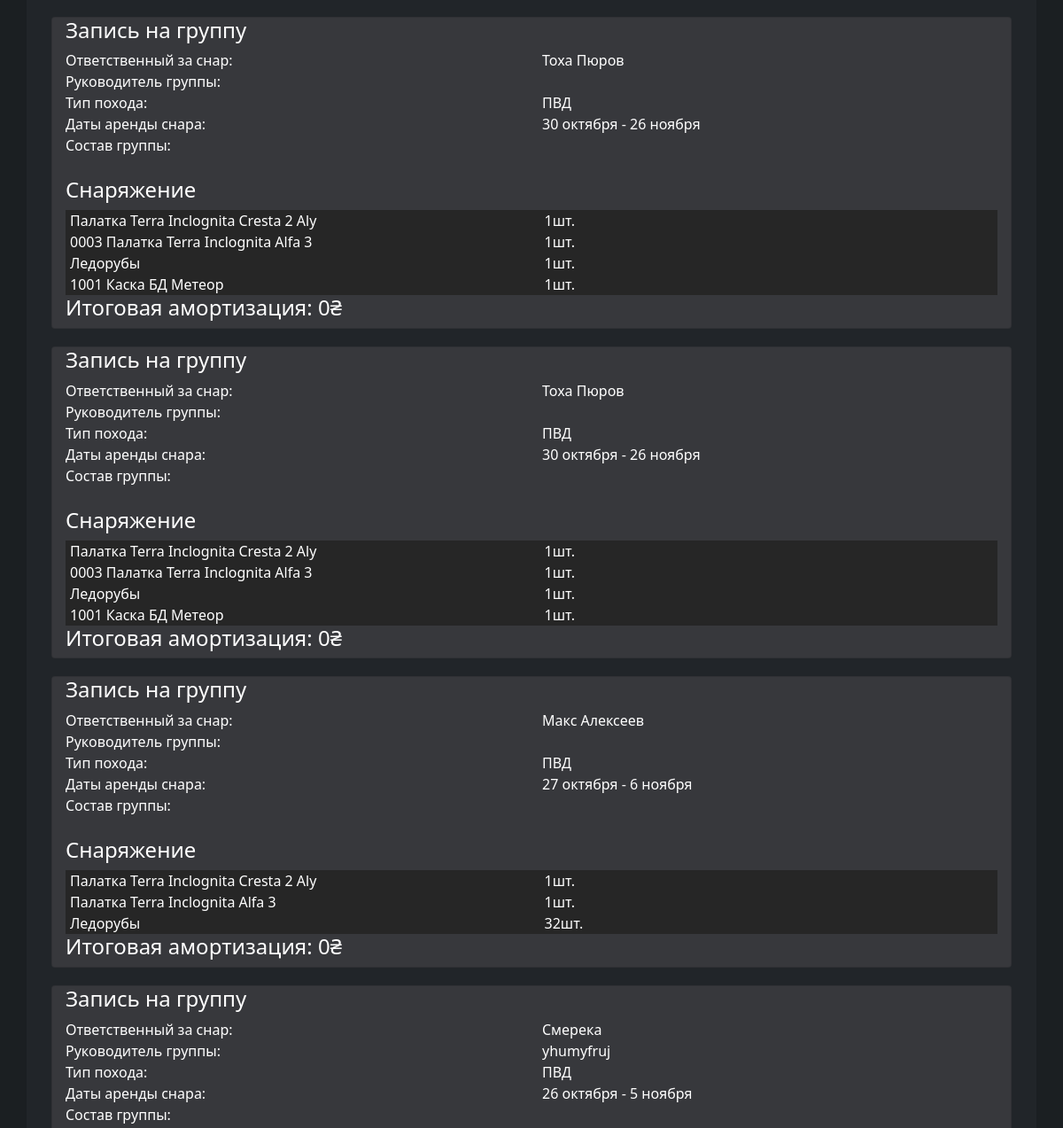
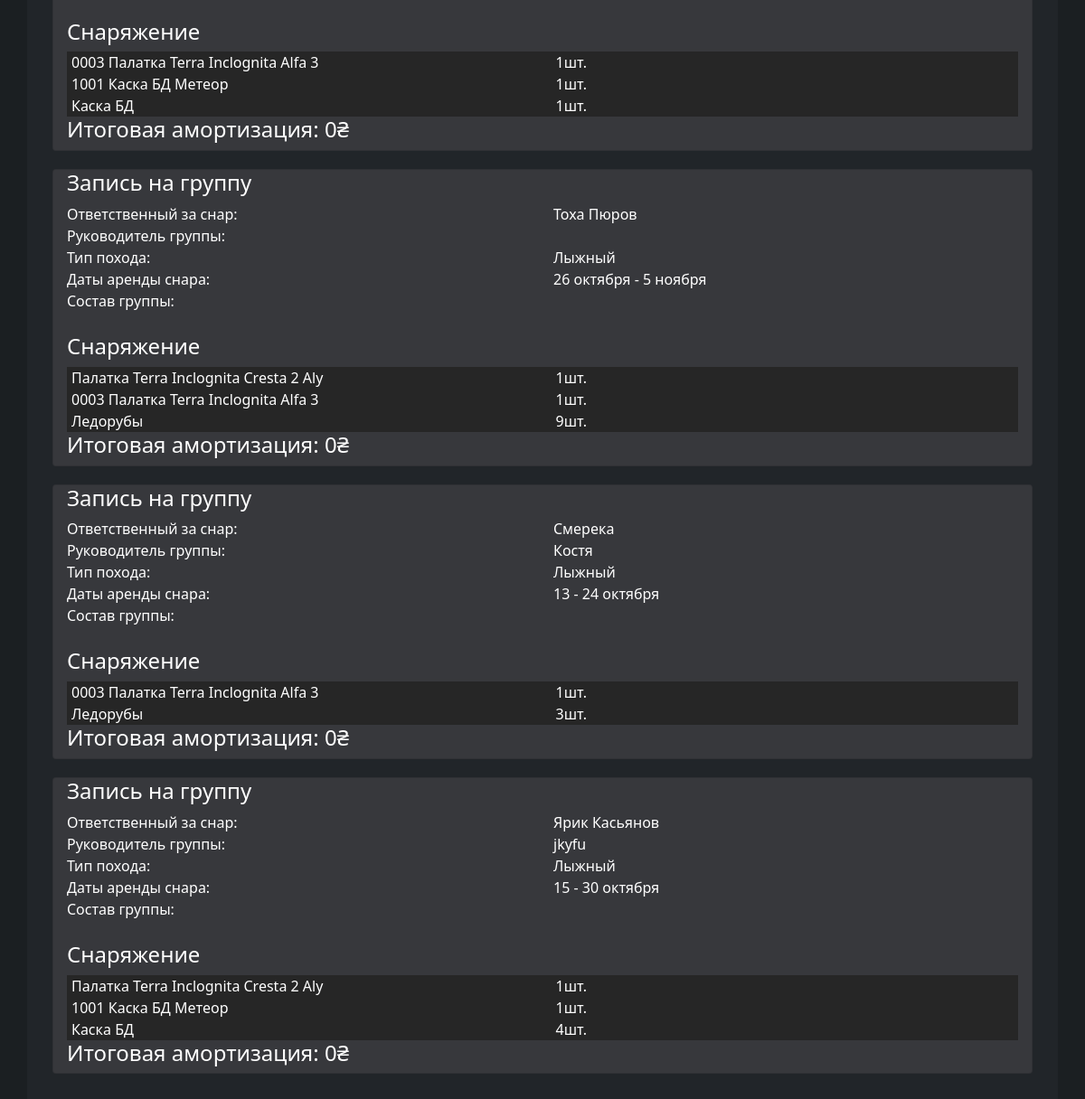
Before: / (lower part) with the older database file (2 pictures, top to bottom).
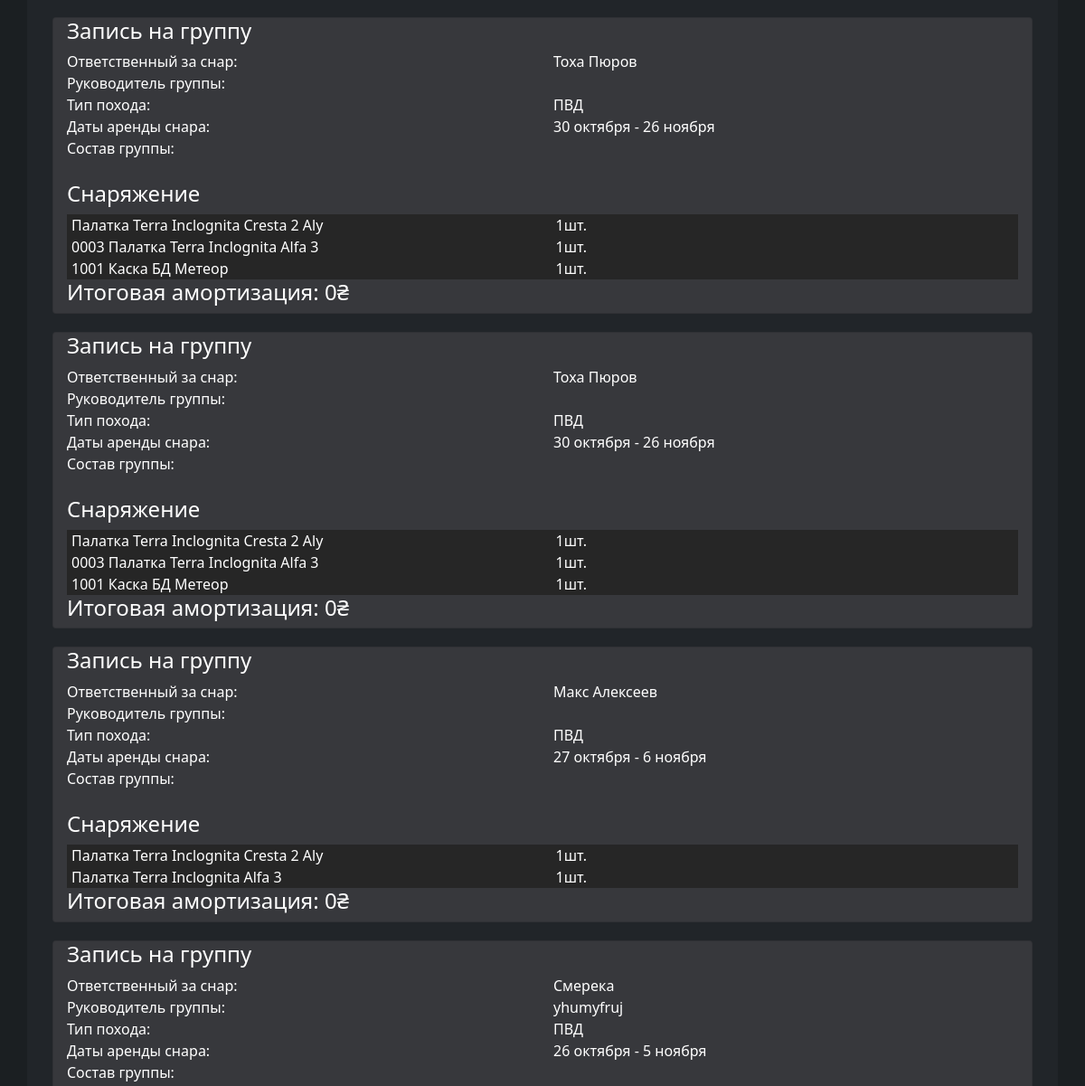
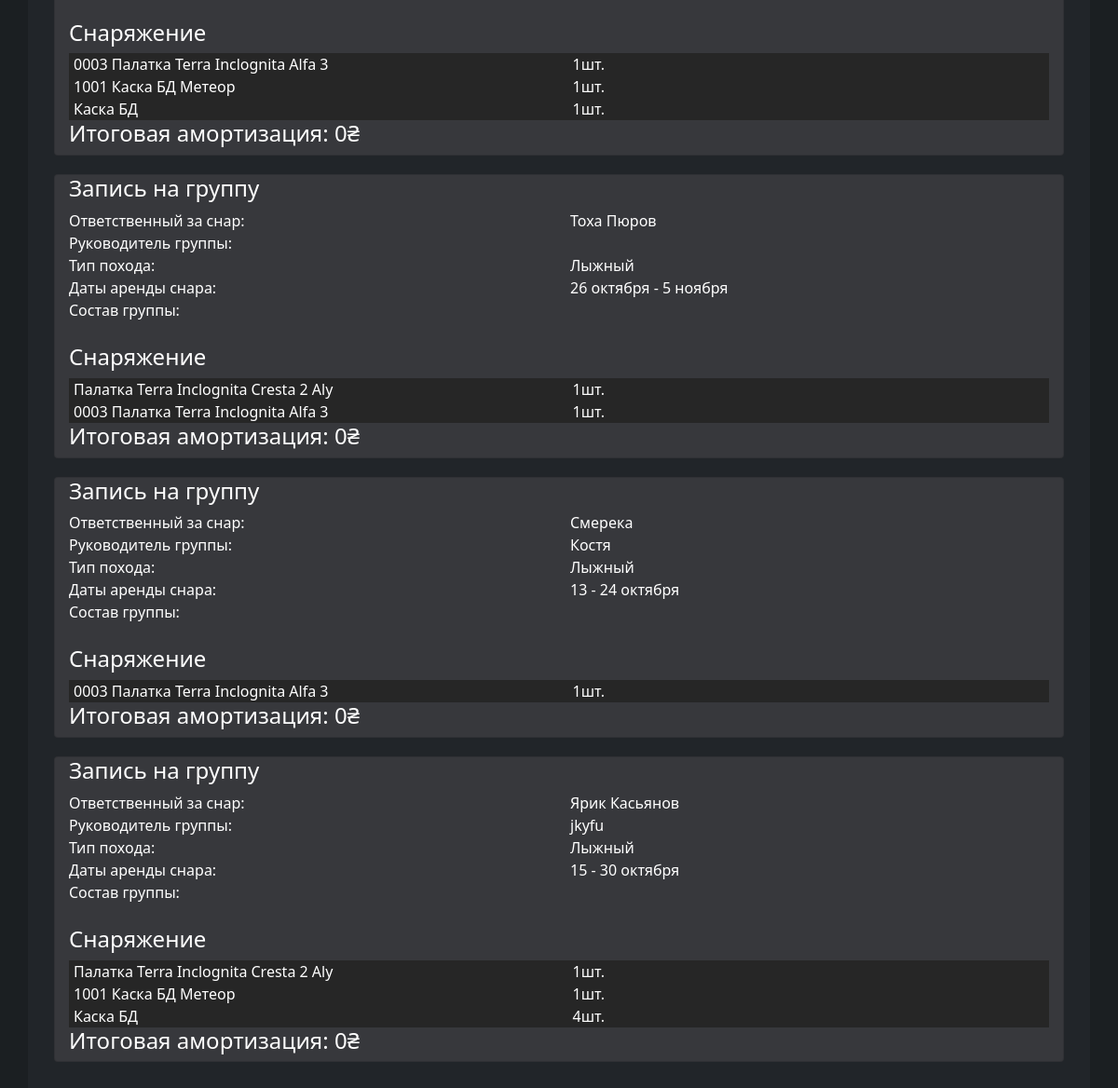
After: the same page with the newer database file (2 pictures, top to bottom).
### KaptyorkaApp/models.py (models this page shows)
class GroupAccounting(models.Model):
	lead_name = models.CharField(max_length=250, default='Смерека')
	type_of_hike = models.CharField(
		max_length=15, choices=TYPE_OF_HIKE, default="ПВД")
	responsible_person = models.ForeignKey(
		Contact, null=True, default=None, related_name="responsible_person", on_delete=models.CASCADE)
	group_composition = models.ForeignKey(GroupComposition, null=True, default=None, related_name="group", on_delete=models.CASCADE)
	start_date = models.DateField(default="2021-01-02")
	end_date = models.DateField(default="2021-01-02")
	equipment = models.ManyToManyField(Equipment)
	price = models.IntegerField(default=0, null=False)
	archived = models.BooleanField(default=False)

class Contact(models.Model):
	name = models.CharField(max_length=250, default='Смерека')
	is_club_member = models.BooleanField(default=False)
	phone_number = models.CharField(max_length=30, blank=True)

class RentedEquipment(models.Model):
	equipment = models.ForeignKey(Equipment, null=True, default=None, related_name="equipment", on_delete=models.CASCADE)
	amount = models.IntegerField(default=1, blank=True)
	type_of_accounting = models.CharField(max_length=15, choices=TYPE_OF_ACCOUNTING, default="GroupAccounting")
	user_accounting = models.ForeignKey(
		UserAccounting, null=True, default=None, on_delete=models.CASCADE)
	group_accounting = models.ForeignKey(
		GroupAccounting, null=True, default=None, on_delete=models.CASCADE)

class Equipment(models.Model):
	name = models.CharField(max_length=250, default='карабин')
	path = models.CharField(max_length=50, default='горное')
	unique = models.BooleanField(default=True)
	number = models.IntegerField(default=1, blank=True)
	price_per_day = models.IntegerField(default=0, blank=True)
	price = models.IntegerField(default=0, blank=True)
	price_for_members = models.IntegerField(default=0, blank=True)
	description = models.CharField(max_length=1000, default='', null=True)

### KaptyorkaApp/views.py (the view)
# urls.py: path("", HomePage.as_view(), name="home"),
class HomePage(View):
    def get(self, request):
        context = base_context(request, title='Home')
        group_accountings_list = list(
            GroupAccounting.objects.order_by("-id")[:30])
        group_accountings = list(map(lambda acc: (acc, beauty_date_interval(
            acc.start_date, acc.end_date), RentedEquipment.objects.filter(group_accounting=acc)), group_accountings_list))
        user_accountings_list = list(
            UserAccounting.objects.order_by("-id")[:30])
        user_accountings = list(map(lambda acc: (acc, beauty_date_interval(
            acc.start_date, acc.end_date), RentedEquipment.objects.filter(group_accounting=acc)), user_accountings_list))
        context["accountings"] = user_accountings+group_accountings
        return render(request, "home.html", context)

### KaptyorkaApp/views.py (called while the page is built)
def base_context(request, **args):
    context = {}
    user = request.user
    context['title'] = 'none'
    context['header'] = 'none'
    context['error'] = 0
    if args != None:
        for arg in args:
            context[arg] = args[arg]
    return context

def beauty_date_interval(date1: datetime, date2: datetime, show_year=False, show_if_this_year=False):
    months = ['января', 'февраля', 'марта', 'апреля', 'мая', 'июня',
              'июля', 'августа', 'сентября', 'октября', 'ноября', 'декабря']
    result = ''
    result += str(date1.day) + ' '
    if (date1.day, date1.month, date1.year) == (date2.day, date2.month, date2.year):
        result += months[date1.month-1]
    else:
        if date1.month == date2.month:
            result += '- '+str(date2.day) + ' ' + months[date1.month-1]
        else:
            result += months[date1.month-1]+' - ' + \
                str(date2.day) + ' '+months[date2.month-1]
    if show_year:
        if show_if_this_year:
            result += ', '+str(date1.year)
        else:
            if date1.year != datetime.now().year:
                result += ', '+str(date1.year)
    return result

### KaptyorkaApp/templates/home.html (shortened to what this page needs)
{% extends 'base.html' %}
{% block content %}
{% load static %}
<link rel="stylesheet" href="{% static 'css/form.css' %}" />
<link rel="stylesheet" href="{% static 'css/home.css' %}" />
<div>
    <div class="card-body">
        {% for acc in accountings %}
        <div class="card dark accounting-card">
            <h4>Запись на группу</h4>
            <div class="row">
                <div class="col">
                    <div>Ответственный за снар: </div>
                </div>
                <div class="col">
                    <div class="confirmation-data">{{ acc.0.responsible_person.name }}</div>
                </div>
            </div>
            <div class="row">
                <div class="col">
                    <div>Руководитель группы: </div>
                </div>
                <div class="col">
                    <div class="confirmation-data">{{ acc.0.lead_name }}</div>
                </div>
            </div>
            <div class="row">
                <div class="col">
                    <div>Тип похода: </div>
                </div>
                <div class="col">
                    <div class="confirmation-data">{{ acc.0.type_of_hike }}</div>
                </div>
            </div>
            <div class="row">
                <div class="col">
                    <div>Даты аренды снара: </div>
                </div>
                <div class="col">
                    <div class="confirmation-data">{{ acc.1 }}</div>
                </div>
            </div>
            <div class="row">
                <div class="col">
                    <div>Состав группы: </div>
                </div>
                <div class="col">
                </div>
            </div>
            <br>
            <h4>Снаряжение</h4>
            {% for eq in acc.2 %}
            <div class="col selectedEquipmentTable">
                <div class="row" id="CData`+ id + `">
                    <div class="col CDataMainCol">
                        {{ eq.equipment.name }}
                    </div>
                    <div class="col-sm CDataCol">
                        {{ eq.amount }}шт.
                    </div>
                </div>
            </div>
            {% endfor %}
            <div class="col">
                <h4 id="priceCDataField">Итоговая амортизация: {{ acc.0.price }}₴</h4>
            </div>
        </div>
        {% endfor %}
    </div>
</div>
</div>
{% endblock %}

Changed rows visible on the page:
removed RentedEquipment: equipment.name "Ледорубы", amount "1", shown under GroupAccounting (number 1 of 7 on the later page)
removed RentedEquipment: equipment.name "Ледорубы", amount "1", shown under GroupAccounting (number 2 of 7 on the later page)
removed RentedEquipment: equipment.name "Ледорубы", amount "32", shown under GroupAccounting "Макс Алексеев"
removed RentedEquipment: equipment.name "Ледорубы", amount "9", shown under GroupAccounting (number 5 of 7 on the later page)
removed RentedEquipment: equipment.name "Ледорубы", amount "3", shown under GroupAccounting "Костя"
